Frame 1 (no input): blank canvas, image omitted
Frame 60 (the mouse pressed at the canvas centre just before this capture): blank canvas, image omitted
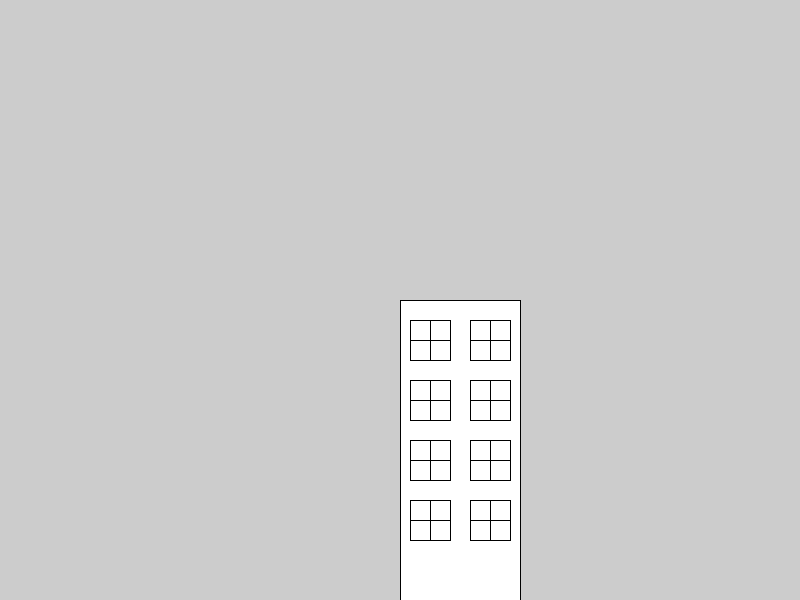
Frame 120 (the mouse held since frame 60 and released just before this capture)

The Processing sketch whose frames 1 and 60 were blank and that drew this single picture after the mouse press (run headless with seeded random() and noise(); from frame 60 on, the mouse is pressed at the canvas centre):

// Processing sketch: processing_162788
// ── processing_162788.pde




void setup(){
  size(800,600);
//  for(int i=0; i<width; i += 105){
//    int j = (int)random(-200,100);
//    rect(5 + i, 300+j, 100, 300-j);
//  }
}

void draw(){
  if(mousePressed){
    building(mouseX, mouseY);
  }
}

void window(int x, int y){
  rectMode(CENTER);
  rect(x, y, 40, 40);
  line(x-20, y, x+20, y);
  line(x, y-20, x, y+20);
}

void building(int x, int y){
  rectMode(CORNER);
  rect(x, y, 120, height-y);
  while(y < height-60){
    window(x+30, y+40);
    window(x+90, y+40);
    y+= 60;
  }
}
